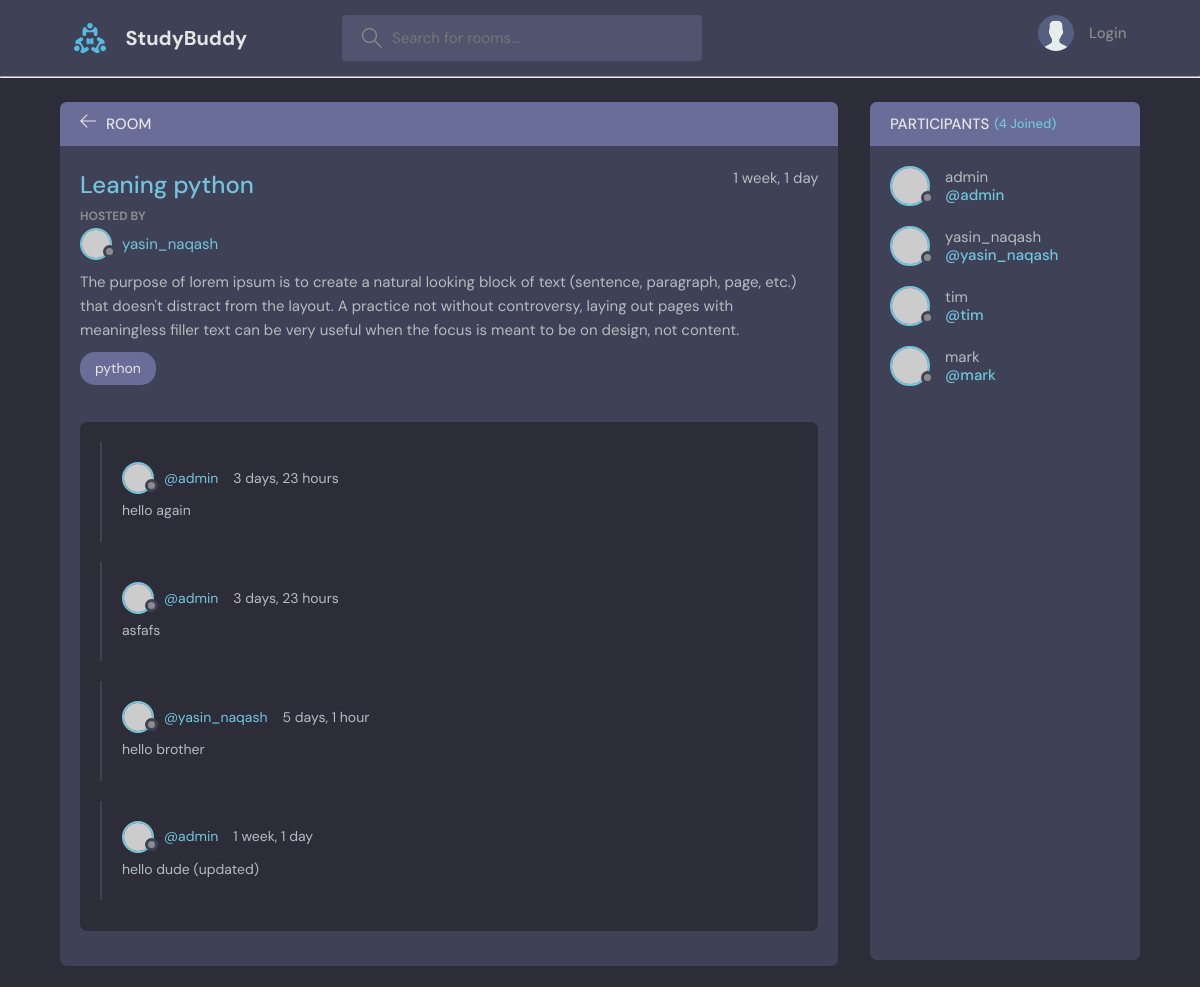
The page /room/1/ on the database its author committed.
### base/models.py (models this page shows, shortened)
class Room(models.Model):
    host = models.ForeignKey(User, on_delete=models.SET_NULL,null=True)
    topic = models.ForeignKey('Topic', on_delete=models.SET_NULL,null=True)
    name = models.CharField(max_length=200)
    description = models.TextField(null=True,blank=True)
    participants = models.ManyToManyField(User,related_name='participants',blank=True)
    updated = models.DateTimeField(auto_now=True)
    created = models.DateTimeField(auto_now_add=True)
    class Meta:
        ordering = ['-updated','-created']

class Topic(models.Model):
    name = models.CharField(max_length=200)
    def __str__ (self):
        return self.name

class Message(models.Model):
    user = models.ForeignKey(User,on_delete=models.CASCADE,null=True)
    room = models.ForeignKey(Room,on_delete=models.CASCADE,null=True)
    body = models.TextField()
    updated = models.DateTimeField(auto_now=True)
    created = models.DateTimeField(auto_now_add=True)
    class Meta:
        ordering = ['-updated','-created']

### base/views.py (the view, shortened to what this page needs)
# urls.py: path('room/<str:pk>/',views.room,name='roomurl'),
def room(request,pk):
    room = Room.objects.get(id=pk)
    room_messages = room.message_set.all().order_by('-created')
    participants = room.participants.all()
    context = {'room':room,'room_messages':room_messages,'participants':participants}
    return render (request,'base/room.html',context)

### base/templates/base/room.html (shortened to what this page needs)
{% extends 'main.html' %}
{% block content %}
  <body>
    <main class="profile-page layout layout--2">
      <div class="container">
        <div class="room">
          <div class="room__top">
            <div class="room__topLeft">
              <a href="{{request.META.HTTP_REFERER}}">
                <svg version="1.1" xmlns="http://www.w3.org/2000/svg" width="32" height="32" viewBox="0 0 32 32">
                  <title>arrow-left</title>
                  <path
                    d="M13.723 2.286l-13.723 13.714 13.719 13.714 1.616-1.611-10.96-10.96h27.625v-2.286h-27.625l10.965-10.965-1.616-1.607z"
                  ></path>
                </svg>
              </a>
              <h3>Room</h3>
            </div>
          </div>
          <div class="room__box scroll">
            <div class="room__header scroll">
              <div class="room__info">
                <h3>{{room.name}}</h3>
                <span>{{room.created|timesince}}</span>
              </div>
              <div class="room__hosted">
                <p>Hosted By</p>
                <a href="#" class="room__author">
                  <div class="avatar avatar--small">
                    <img src="https://randomuser.me/api/portraits/men/37.jpg" />
                  </div>
                  <span>{{room.host.username}}</span>
                </a>
              </div>
              <div class="room__details">
                {{room.description}}
              </div>
              <span class="room__topics">{{room.topic}}</span>
            </div>
            <div class="room__conversation">
              <div class="threads scroll">
                {% for room_message in room_messages %}
                <div class="thread">
                  <div class="thread__top">
                    <div class="thread__author">
                      <a href="{% url 'profileurl' room_message.room.host.id %}" class="thread__authorInfo">
                        <div class="avatar avatar--small">
                          <img src="https://randomuser.me/api/portraits/men/37.jpg" />
                        </div>
                        <span>@{{room_message.user}}</span>
                      </a>
                      <span class="thread__date">{{room_message.created|timesince}}</span>
                    </div>
                  </div>
                  <div class="thread__details">
                    {{room_message.body}}
                  </div>
                </div>
                {% endfor %}
              </div>
            </div>
          </div>
        </div>
        <div class="participants">
          <h3 class="participants__top">Participants <span>({{room.participants.all.count}} Joined)</span></h3>
          <div class="participants__list scroll">
            {% for user in participants %}
            <a href="{% url 'profileurl' user.id %}" class="participant">
              <div class="avatar avatar--medium">
                <img src="https://randomuser.me/api/portraits/men/37.jpg" />
              </div>
              <p>
                {{user}}
                <span>@{{user.username}}</span>
              </p>
            </a>
            {% endfor %}
          </div>
        </div>
      </div>
    </main>
  </body>
</html>
{% endblock %}

### rows shown on the page
Room: name "Leaning python", created "1 week, 1 day", host.username "yasin_naqash", description "The purpose of lorem ipsum is to create a natural looking block of text (sentence, paragraph, page, etc.) that doesn't distract from the layout. A practice not without controversy, laying out pages with meaningless filler text can be very useful when the focus is meant to be on design, not content.", topic "python", participants.all.count "4"
Message: user "admin", created "3 days, 23 hours", body "hello again"
Message: user "admin", created "3 days, 23 hours", body "asfafs"
Message: user "yasin_naqash", created "5 days, 1 hour", body "hello brother"
Message: user "admin", created "1 week, 1 day", body "hello dude (updated)"

### other values the page prints
{{ user }} "admin"
{{ user.username }} "admin"
{{ user }} "yasin_naqash"
{{ user.username }} "yasin_naqash"
{{ user }} "tim"
{{ user.username }} "tim"
{{ user }} "mark"
{{ user.username }} "mark"
